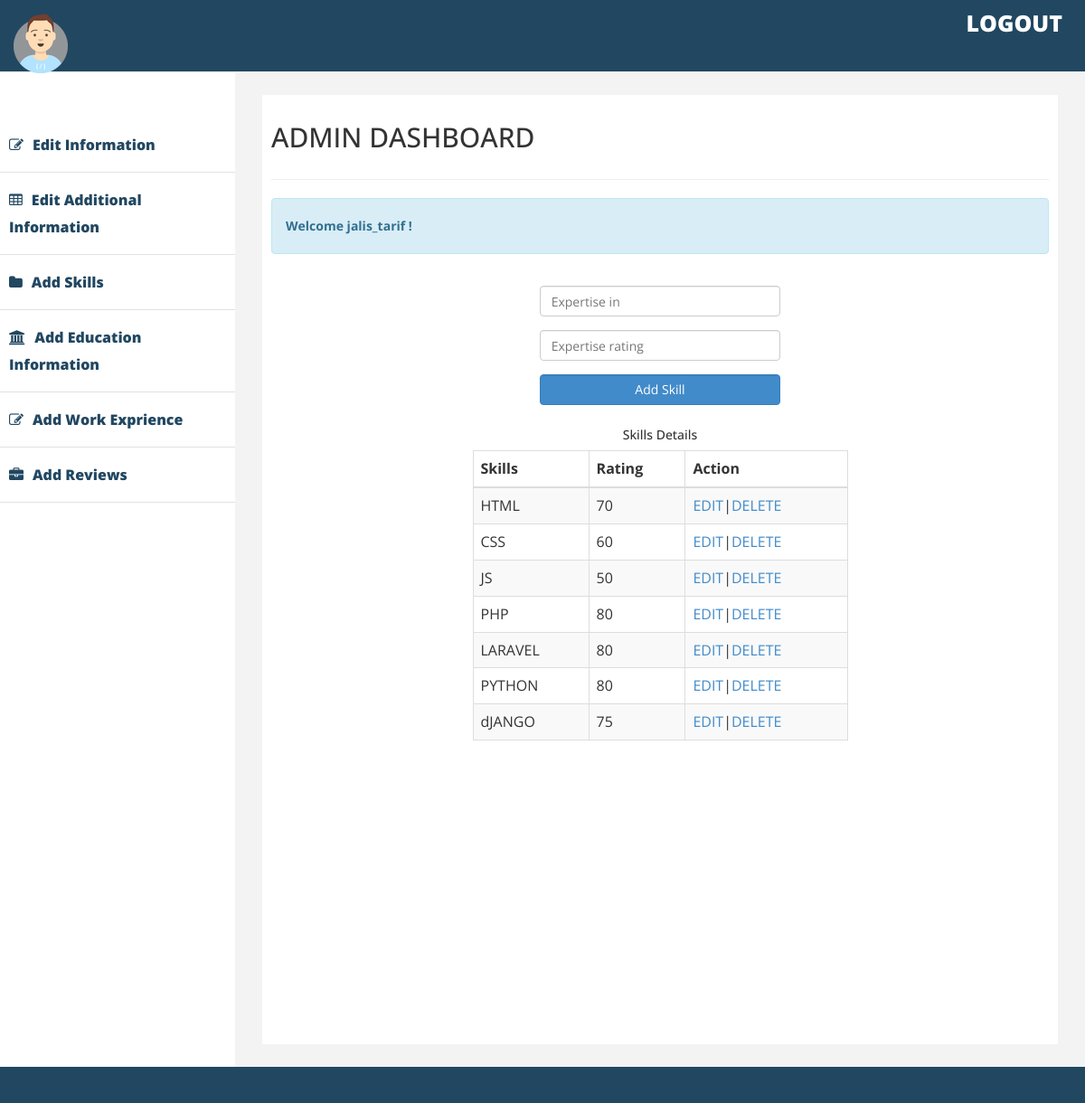
The app's page /admin-dash/add-skills (signed in) with its own data.
### dashboard/models.py (models this page shows)
class Skills(models.Model):
    skill_name=models.CharField(max_length=40)
    rating=models.IntegerField()

### dashboard/views.py (the view, shortened to what this page needs)
# urls.py: path('add-skills',views.add_skills,name='add_skills'),
@login_required(login_url="login_user")
def add_skills(request):
	skills=Skills.objects.all()
	return render(request,'admin_pages/add_skills.html',{'skills':skills})

### templates/admin_pages/add_skills.html (shortened to what this page needs)
{% extends 'admin_pages/base.html' %} {% block content %}
<div class="col-lg-4 col-md-4 col-md-offset-4 col-lg-offset-4">
    <form id="add_skills">
        <div class="form-group">
            <input class="form-control" placeholder="Expertise in" id="skill_name" name="skill_name" />
        </div>
        <div class="form-group">
            <input class="form-control" placeholder="Expertise rating" id="skill_rating" name="skill_rating" />
        </div>
        <div class="form-group">
            <input type="submit" class="form-control btn btn-primary" value="Add Skill" />
        </div>
</div>
<div class="col-lg-6 col-md-6 col-lg-offset-3 col-md-offset-3">
    <h5>Skills Details</h5>
    <table class="table table-striped table-bordered table-hover">
        <thead>
            <tr>
                <th>Skills</th>
                <th>Rating</th>
                <th>Action</th>
            </tr>
        </thead>
        <tbody>
            {% for skill in skills %}
            <tr>
                <td>{{skill.skill_name}}</td>
                <td>{{skill.rating}}</td>
                <td><a href="{% url 'edit_skills' skill.id %}">EDIT</a>|<a href="{% url 'delete_skills' skill.id %}">DELETE</a></td>
            </tr>
            {% endfor %}
        </tbody>
    </table>
</div>
{% endblock %}

### templates/admin_pages/base.html (shortened to what this page needs)
﻿{% load static %}
<!DOCTYPE html>
<html xmlns="http://www.w3.org/1999/xhtml">
<head>
    <link href="{% static 'admin_assets/assets/css/bootstrap.css' %}" rel="stylesheet" />
    <link href="{% static 'admin_assets/assets/css/font-awesome.css' %}" rel="stylesheet" />
    <link href="{% static 'admin_assets/assets/css/custom.css' %}" rel="stylesheet" />
</head>
<body>
    <div id="wrapper">
        <div class="navbar navbar-inverse navbar-fixed-top">
            <div class="adjust-nav">
                <div class="navbar-header">
                    <a class="navbar-brand" href="{% url 'admin_home' %}">
                        <img src="{% static 'admin_assets/assets/img/avatar.png' %}" />
                    </a>
                </div>
                <span class="logout-spn">
                  <a href="{% url 'logout_user' %}" style="color:#fff;">LOGOUT</a>
                </span>
            </div>
        </div>
        <nav class="navbar-default navbar-side" role="navigation">
            <div class="sidebar-collapse">
                <ul class="nav" id="main-menu">
                    <li>
                        <a href="#"><i class="fa fa-edit "></i>Edit Information </a>
                    </li>
                    <li>
                        <a href="{% url 'edit_additional_info' %}"><i class="fa fa-table "></i>Edit Additional Information</a>
                    </li>
                    <li>
                        <a href="{% url 'add_skills' %}"><i class="fa fa-folder"></i>Add Skills </a>
                    </li>
                    <li>
                        <a href="{% url 'add_education' %}"><i class="fa fa-bank "></i>Add Education Information </a>
                    </li>
                    <li>
                        <a href="{% url 'add_work_exp' %}"><i class="fa fa-edit "></i>Add Work Exprience  </a>
                    </li>
                    <li>
                        <a href="{% url 'add_reviews' %}"><i class="fa fa-briefcase "></i>Add Reviews  </a>
                    </li>
                </ul>
            </div>
        </nav>
        <div id="page-wrapper">
            <div id="page-inner">
                <div class="row">
                    <div class="col-lg-12">
                        <h2>ADMIN DASHBOARD</h2>
                    </div>
                </div>
                <hr />
                <div class="row">
                    <div class="col-lg-12 ">
                        <div class="alert alert-info">
                            <strong>Welcome {{user.username}} ! </strong>
                        </div>
                    </div>
                </div>
                <div class="row text-center pad-top">
                    {% block content%}
                    {% endblock %}
                </div>
                <div class="row text-center pad-top">
                </div>
                <div class="row text-center pad-top">
                </div>
            </div>
        </div>
    </div>
    <div class="footer">
    </div>
</body>
</html>

### static/admin_assets/assets/css/custom.css (style rules this page uses)
body { font-family: 'Open Sans', sans-serif; line-height:30px; }
#wrapper { width: 100%; margin-top:50px; }
#page-wrapper { padding: 15px 15px; min-height: 600px; background:#F3F3F3; }
#page-inner { width:100%; margin:10px 20px 10px 0px; background-color:#fff!important; padding:10px; min-height:1050px; }
.pad-top { padding-top:15px; }
.sidebar-collapse .nav { padding:0; padding-top:50px; }
.sidebar-collapse > .nav > li > a { padding:15px 10px; color: #214761; font-weight: 900; font-size: 16px; }
.sidebar-collapse > .nav > li { border-bottom:1px solid #e1e1e1; }
.navbar-side { border:none; background-color: #fff; }
.navbar-inverse { background-color: #214761; border-color: #F0F0F0; min-height: 80px; }
.nav > li > a > i { margin-right:10px; }
.logout-spn { float:right; color:#fff; font-size:25px; font-weight:800; margin:20px; margin: 10px 25px 10px 50px; }
.logout-spn a { text-decoration:none; }
.footer { background-color:#214761; width:100%; color:#fff; padding:20px 50px 20px 50px; padding-left:20px; }
@media (min-width:768px) { #page-wrapper { margin: 0 0 0 260px; padding: 15px 30px; min-height: 1050px; } }
@media (min-width:768px) { .navbar-side { z-index: 1; position: absolute; width: 260px; } }

### records on screen
Skills: skill_name "HTML", rating "70"
Skills: skill_name "CSS", rating "60"
Skills: skill_name "JS", rating "50"
Skills: skill_name "PHP", rating "80"
Skills: skill_name "LARAVEL", rating "80"
Skills: skill_name "PYTHON", rating "80"
Skills: skill_name "dJANGO", rating "75"

### other values on screen
{{ user.username }} "jalis_tarif"
